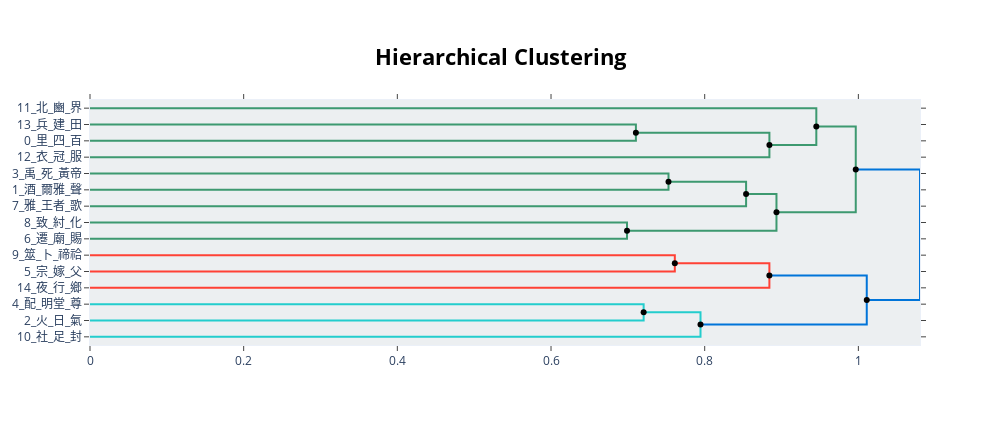

The notebook cell saved with this chart:
### Code cell
hierarchical_topics = topic_model.hierarchical_topics(sentences)
topic_model.visualize_hierarchy(hierarchical_topics=hierarchical_topics)

### Figure 1 — Plotly figure (JSON) as saved in the notebook; plotly's stock layout.template omitted (floating-point values rounded to 4 significant figures)
{"data": [{"hoverinfo": "text", "marker": {"color": "rgb(61,153,112)"}, "mode": "lines", "text": ["兵_建_田_巡守_戎", "", "", "里_四_百_八_伯"], "type": "scatter", "x": [0, 0.7105, 0.7105, 0], "xaxis": "x", "y": [-15, -15, -25, -25], "yaxis": "y"}, {"hoverinfo": "text", "marker": {"color": "rgb(61,153,112)"}, "mode": "lines", "text": ["兵_田_職_戎_建", "", "", "衣_冠_服_齊_幅"], "type": "scatter", "x": [0.7105, 0.8842, 0.8842, 0], "xaxis": "x", "y": [-20, -20, -35, -35], "yaxis": "y"}, {"hoverinfo": "text", "marker": {"color": "rgb(61,153,112)"}, "mode": "lines", "text": ["北_豳_界_西_分", "", "", "兵_衣_田_四_職"], "type": "scatter", "x": [0, 0.9453, 0.9453, 0.8842], "xaxis": "x", "y": [-5, -5, -27.5, -27.5], "yaxis": "y"}, {"hoverinfo": "text", "marker": {"color": "rgb(61,153,112)"}, "mode": "lines", "text": ["禹_死_黃帝_誅_罪", "", "", "酒_爾雅_聲_青_樂"], "type": "scatter", "x": [0, 0.7529, 0.7529, 0], "xaxis": "x", "y": [-45, -45, -55, -55], "yaxis": "y"}, {"hoverinfo": "text", "marker": {"color": "rgb(61,153,112)"}, "mode": "lines", "text": ["酒_禹_死_爾雅_賢", "", "", "雅_王者_歌_專_詩"], "type": "scatter", "x": [0.7529, 0.8539, 0.8539, 0], "xaxis": "x", "y": [-50, -50, -65, -65], "yaxis": "y"}, {"hoverinfo": "text", "marker": {"color": "rgb(61,153,112)"}, "mode": "lines", "text": ["致_紂_化_成王_政", "", "", "遷_廟_賜_別子_承"], "type": "scatter", "x": [0, 0.6989, 0.6989, 0], "xaxis": "x", "y": [-75, -75, -85, -85], "yaxis": "y"}, {"hoverinfo": "text", "marker": {"color": "rgb(61,153,112)"}, "mode": "lines", "text": ["興_酒_禹_雅_死", "", "", "成王_遷_致_承_攝"], "type": "scatter", "x": [0.8539, 0.8934, 0.8934, 0.6989], "xaxis": "x", "y": [-57.5, -57.5, -80, -80], "yaxis": "y"}, {"hoverinfo": "text", "marker": {"color": "rgb(61,153,112)"}, "mode": "lines", "text": ["里_九_兵_衣_北", "", "", "詩_雅_興_成王_周公"], "type": "scatter", "x": [0.9453, 0.9966, 0.9966, 0.8934], "xaxis": "x", "y": [-16.25, -16.25, -68.75, -68.75], "yaxis": "y"}, {"hoverinfo": "text", "marker": {"color": "rgb(255,65,54)"}, "mode": "lines", "text": ["筮_卜_禘祫_月_晉", "", "", "宗_嫁_父_服_卒"], "type": "scatter", "x": [0, 0.7611, 0.7611, 0], "xaxis": "x", "y": [-95, -95, -105, -105], "yaxis": "y"}, {"hoverinfo": "text", "marker": {"color": "rgb(255,65,54)"}, "mode": "lines", "text": ["葬_三年_母_卒_筮", "", "", "夜_行_鄉_外_哭"], "type": "scatter", "x": [0.7611, 0.8842, 0.8842, 0], "xaxis": "x", "y": [-100, -100, -115, -115], "yaxis": "y"}, {"hoverinfo": "text", "marker": {"color": "rgb(35,205,205)"}, "mode": "lines", "text": ["配_明堂_尊_祭_禘", "", "", "火_日_氣_東方_日月"], "type": "scatter", "x": [0, 0.7206, 0.7206, 0], "xaxis": "x", "y": [-125, -125, -135, -135], "yaxis": "y"}, {"hoverinfo": "text", "marker": {"color": "rgb(35,205,205)"}, "mode": "lines", "text": ["配_氣_火_明堂_越", "", "", "社_足_封_九州_土"], "type": "scatter", "x": [0.7206, 0.7946, 0.7946, 0], "xaxis": "x", "y": [-130, -130, -145, -145], "yaxis": "y"}, {"hoverinfo": "text", "marker": {"color": "rgb(0,116,217)"}, "mode": "lines", "text": ["喪_葬_三年_母_卒", "", "", "社_配_火_氣_木"], "type": "scatter", "x": [0.8842, 1.011, 1.011, 0.7946], "xaxis": "x", "y": [-107.5, -107.5, -137.5, -137.5], "yaxis": "y"}, {"hoverinfo": "text", "marker": {"color": "rgb(0,116,217)"}, "mode": "lines", "text": ["詩_里_周公_雅_興", "", "", "社_喪_配_月_火"], "type": "scatter", "x": [0.9966, 1.08, 1.08, 1.011], "xaxis": "x", "y": [-42.5, -42.5, -122.5, -122.5], "yaxis": "y"}, {"hoverinfo": "text", "hovertext": ["兵_田_職_戎_建", "酒_禹_死_爾雅_賢", "興_酒_禹_雅_死", "里_九_兵_衣_北", "葬_三年_母_卒_筮", "配_氣_火_明堂_越", "喪_葬_三年_母_卒", "詩_里_周公_雅_興"], "marker": {"color": "black"}, "mode": "markers", "showlegend": false, "type": "scatter", "x": [0.7105, 0.7529, 0.8539, 0.9453, 0.7611, 0.7206, 0.8842, 0.9966], "y": [-20, -50, -57.5, -16.25, -100, -130, -107.5, -42.5]}, {"hoverinfo": "text", "hovertext": ["兵_衣_田_四_職", "成王_遷_致_承_攝", "詩_雅_興_成王_周公", "社_配_火_氣_木", "社_喪_配_月_火"], "marker": {"color": "black"}, "mode": "markers", "showlegend": false, "type": "scatter", "x": [0.8842, 0.6989, 0.8934, 0.7946, 1.011], "y": [-27.5, -80, -68.75, -137.5, -122.5]}], "layout": {"autosize": false, "height": 425, "hoverlabel": {"bgcolor": "white", "font": {"family": "Rockwell", "size": 16}}, "hovermode": "closest", "plot_bgcolor": "#ECEFF1", "showlegend": false, "title": {"font": {"color": "Black", "size": 22}, "text": "<b>Hierarchical Clustering</b>", "x": 0.5, "xanchor": "center", "yanchor": "top"}, "width": 1000, "xaxis": {"mirror": "allticks", "rangemode": "tozero", "showgrid": false, "showline": true, "showticklabels": true, "ticks": "outside", "type": "linear", "zeroline": false}, "yaxis": {"mirror": "allticks", "range": [-150, 0], "rangemode": "tozero", "showgrid": false, "showline": true, "showticklabels": true, "tickmode": "array", "ticks": "outside", "ticktext": ["11_北_豳_界", "13_兵_建_田", "0_里_四_百", "12_衣_冠_服", "3_禹_死_黃帝", "1_酒_爾雅_聲", "7_雅_王者_歌", "8_致_紂_化", "6_遷_廟_賜", "9_筮_卜_禘祫", "5_宗_嫁_父", "14_夜_行_鄉", "4_配_明堂_尊", "2_火_日_氣", "10_社_足_封"], "tickvals": [-5, -15, -25, -35, -45, -55, -65, -75, -85, -95, -105, -115, -125, -135, -145], "type": "linear", "zeroline": false}}}
